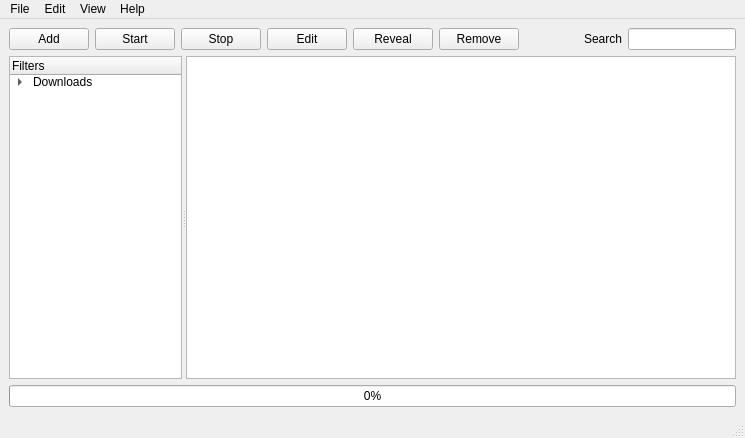
<?xml version="1.0" encoding="UTF-8"?>
<ui version="4.0">
 <class>MainWindowClass</class>
 <widget class="QMainWindow" name="MainWindowClass">
  <property name="geometry">
   <rect>
    <x>0</x>
    <y>0</y>
    <width>745</width>
    <height>438</height>
   </rect>
  </property>
  <property name="windowTitle">
   <string>QtDownloadManager</string>
  </property>
  <property name="windowIcon">
   <iconset resource="images.qrc">
    <normaloff>:/images/images/icon.png</normaloff>:/images/images/icon.png</iconset>
  </property>
  <widget class="QWidget" name="centralwidget">
   <layout class="QVBoxLayout" name="verticalLayout">
    <item>
     <layout class="QHBoxLayout" name="horizontalLayout_4">
      <item>
       <layout class="QHBoxLayout" name="horizontalLayout">
        <item>
         <widget class="QPushButton" name="AddButton">
          <property name="text">
           <string>Add</string>
          </property>
          <property name="icon">
           <iconset resource="images.qrc">
            <normaloff>:/images/images/buttons/AddButton.png</normaloff>:/images/images/buttons/AddButton.png</iconset>
          </property>
         </widget>
        </item>
        <item>
         <widget class="QPushButton" name="StartButton">
          <property name="text">
           <string>Start</string>
          </property>
          <property name="icon">
           <iconset resource="images.qrc">
            <normaloff>:/images/images/buttons/StartButton.png</normaloff>:/images/images/buttons/StartButton.png</iconset>
          </property>
         </widget>
        </item>
        <item>
         <widget class="QPushButton" name="StopButton">
          <property name="text">
           <string>Stop</string>
          </property>
          <property name="icon">
           <iconset resource="images.qrc">
            <normaloff>:/images/images/buttons/StopButton.png</normaloff>:/images/images/buttons/StopButton.png</iconset>
          </property>
         </widget>
        </item>
        <item>
         <widget class="QPushButton" name="EditButton">
          <property name="text">
           <string>Edit</string>
          </property>
          <property name="icon">
           <iconset resource="images.qrc">
            <normaloff>:/images/images/buttons/EditButton.png</normaloff>:/images/images/buttons/EditButton.png</iconset>
          </property>
         </widget>
        </item>
        <item>
         <widget class="QPushButton" name="RevealButton">
          <property name="text">
           <string>Reveal</string>
          </property>
          <property name="icon">
           <iconset resource="images.qrc">
            <normaloff>:/images/images/buttons/RevealButton.png</normaloff>:/images/images/buttons/RevealButton.png</iconset>
          </property>
         </widget>
        </item>
        <item>
         <widget class="QPushButton" name="RemoveButton">
          <property name="text">
           <string>Remove</string>
          </property>
          <property name="icon">
           <iconset resource="images.qrc">
            <normaloff>:/images/images/buttons/RemoveButton.png</normaloff>:/images/images/buttons/RemoveButton.png</iconset>
          </property>
         </widget>
        </item>
       </layout>
      </item>
      <item>
       <spacer name="horizontalSpacer">
        <property name="orientation">
         <enum>Qt::Horizontal</enum>
        </property>
        <property name="sizeHint" stdset="0">
         <size>
          <width>40</width>
          <height>20</height>
         </size>
        </property>
       </spacer>
      </item>
      <item>
       <layout class="QHBoxLayout" name="horizontalLayout_3">
        <item>
         <widget class="QLabel" name="label">
          <property name="text">
           <string>Search</string>
          </property>
         </widget>
        </item>
        <item>
         <widget class="QLineEdit" name="SearchDownloadList">
          <property name="minimumSize">
           <size>
            <width>100</width>
            <height>0</height>
           </size>
          </property>
         </widget>
        </item>
       </layout>
      </item>
     </layout>
    </item>
    <item>
     <widget class="QSplitter" name="splitter">
      <property name="orientation">
       <enum>Qt::Horizontal</enum>
      </property>
      <widget class="QTreeWidget" name="FiltersView">
       <column>
        <property name="text">
         <string>Filters</string>
        </property>
       </column>
       <item>
        <property name="text">
         <string>Downloads</string>
        </property>
        <property name="icon">
         <iconset resource="images.qrc">
          <normaloff>:/images/images/filterview/downloads.png</normaloff>:/images/images/filterview/downloads.png</iconset>
        </property>
        <item>
         <property name="text">
          <string>Completed</string>
         </property>
         <property name="icon">
          <iconset resource="images.qrc">
           <normaloff>:/images/images/filterview/completed.png</normaloff>:/images/images/filterview/completed.png</iconset>
         </property>
        </item>
        <item>
         <property name="text">
          <string>Running</string>
         </property>
         <property name="icon">
          <iconset resource="images.qrc">
           <normaloff>:/images/images/filterview/running.png</normaloff>:/images/images/filterview/running.png</iconset>
         </property>
        </item>
        <item>
         <property name="text">
          <string>Paused</string>
         </property>
         <property name="icon">
          <iconset resource="images.qrc">
           <normaloff>:/images/images/filterview/paused.png</normaloff>:/images/images/filterview/paused.png</iconset>
         </property>
        </item>
        <item>
         <property name="text">
          <string>Error</string>
         </property>
         <property name="icon">
          <iconset resource="images.qrc">
           <normaloff>:/images/images/filterview/error.png</normaloff>:/images/images/filterview/error.png</iconset>
         </property>
        </item>
       </item>
      </widget>
      <widget class="QTreeView" name="DownloadsList">
       <property name="minimumSize">
        <size>
         <width>550</width>
         <height>250</height>
        </size>
       </property>
      </widget>
     </widget>
    </item>
    <item>
     <widget class="QProgressBar" name="DownloadProgressBar">
      <property name="value">
       <number>0</number>
      </property>
     </widget>
    </item>
   </layout>
  </widget>
  <widget class="QMenuBar" name="menubar">
   <property name="geometry">
    <rect>
     <x>0</x>
     <y>0</y>
     <width>745</width>
     <height>25</height>
    </rect>
   </property>
   <widget class="QMenu" name="menuFile">
    <property name="title">
     <string>File</string>
    </property>
    <addaction name="actionAdd"/>
    <addaction name="actionReveal"/>
    <addaction name="actionExit"/>
   </widget>
   <widget class="QMenu" name="menuEdit">
    <property name="title">
     <string>Edit</string>
    </property>
    <addaction name="actionStart"/>
    <addaction name="actionStop"/>
    <addaction name="actionEdit"/>
    <addaction name="actionRemove"/>
    <addaction name="separator"/>
    <addaction name="actionPreferences"/>
   </widget>
   <widget class="QMenu" name="menuView">
    <property name="title">
     <string>View</string>
    </property>
    <addaction name="actionNormal"/>
    <addaction name="actionFullScreen"/>
   </widget>
   <widget class="QMenu" name="menuHelp">
    <property name="title">
     <string>Help</string>
    </property>
    <addaction name="actionAbout"/>
    <addaction name="separator"/>
    <addaction name="actionHelp"/>
   </widget>
   <addaction name="menuFile"/>
   <addaction name="menuEdit"/>
   <addaction name="menuView"/>
   <addaction name="menuHelp"/>
  </widget>
  <widget class="QStatusBar" name="statusbar"/>
  <action name="actionPreferences">
   <property name="text">
    <string>Preferences</string>
   </property>
  </action>
  <action name="actionAbout">
   <property name="text">
    <string>About</string>
   </property>
  </action>
  <action name="actionAdd">
   <property name="text">
    <string>Add</string>
   </property>
  </action>
  <action name="actionExit">
   <property name="text">
    <string>Exit</string>
   </property>
  </action>
  <action name="actionNormal">
   <property name="text">
    <string>Normal</string>
   </property>
  </action>
  <action name="actionFullScreen">
   <property name="text">
    <string>FullScreen</string>
   </property>
  </action>
  <action name="actionMinimize_to_tray">
   <property name="text">
    <string>Minimize to tray</string>
   </property>
  </action>
  <action name="actionStart">
   <property name="text">
    <string>Start</string>
   </property>
  </action>
  <action name="actionStop">
   <property name="text">
    <string>Stop</string>
   </property>
  </action>
  <action name="actionEdit">
   <property name="text">
    <string>Edit</string>
   </property>
  </action>
  <action name="actionReveal">
   <property name="text">
    <string>Reveal</string>
   </property>
  </action>
  <action name="actionRemove">
   <property name="text">
    <string>Remove</string>
   </property>
  </action>
  <action name="actionHelp">
   <property name="text">
    <string>Help</string>
   </property>
  </action>
 </widget>
 <resources>
  <include location="images.qrc"/>
 </resources>
 <connections/>
</ui>
